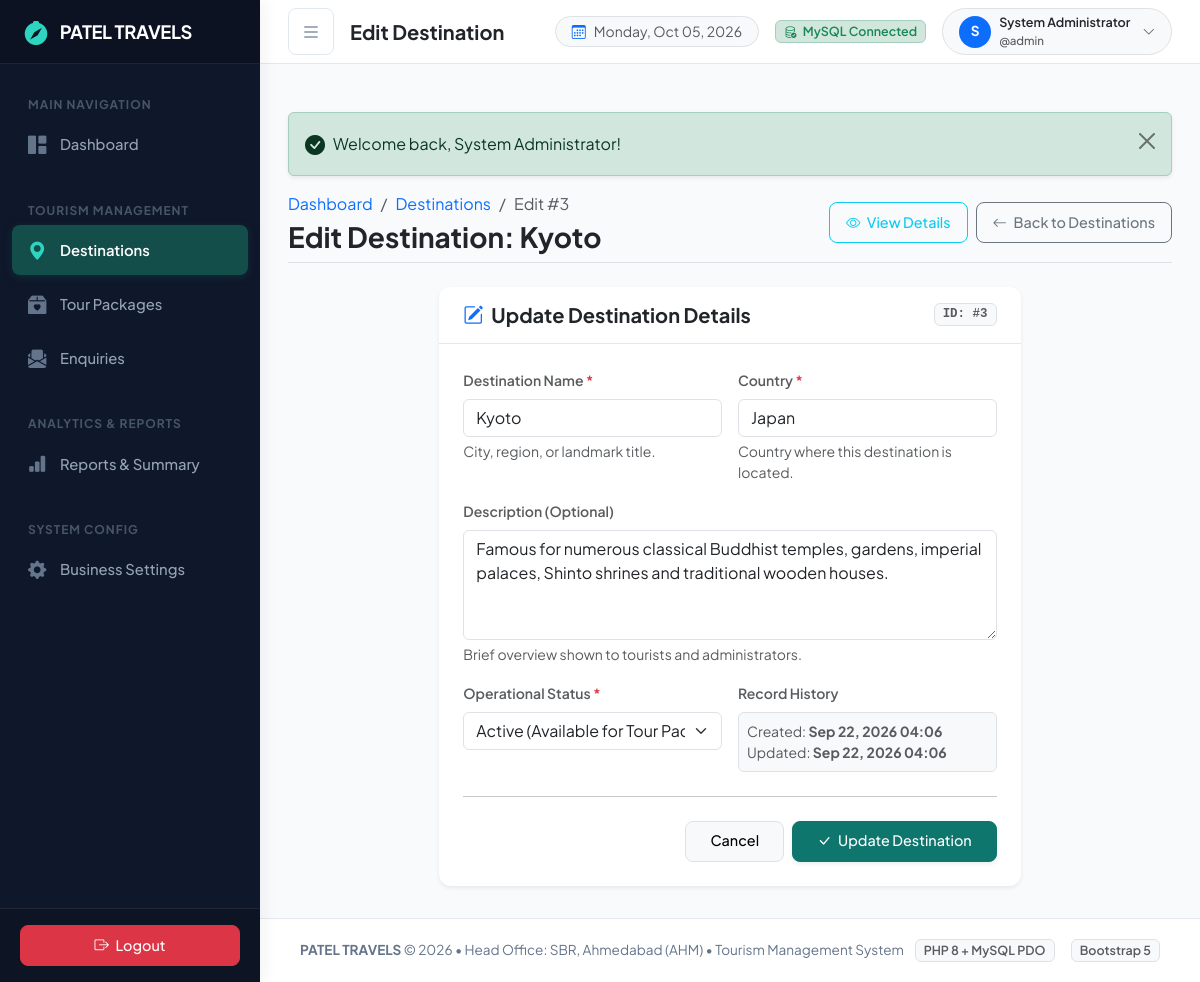
Before: /admin/destinations/edit.php?id=3 (signed in) with the older database file.
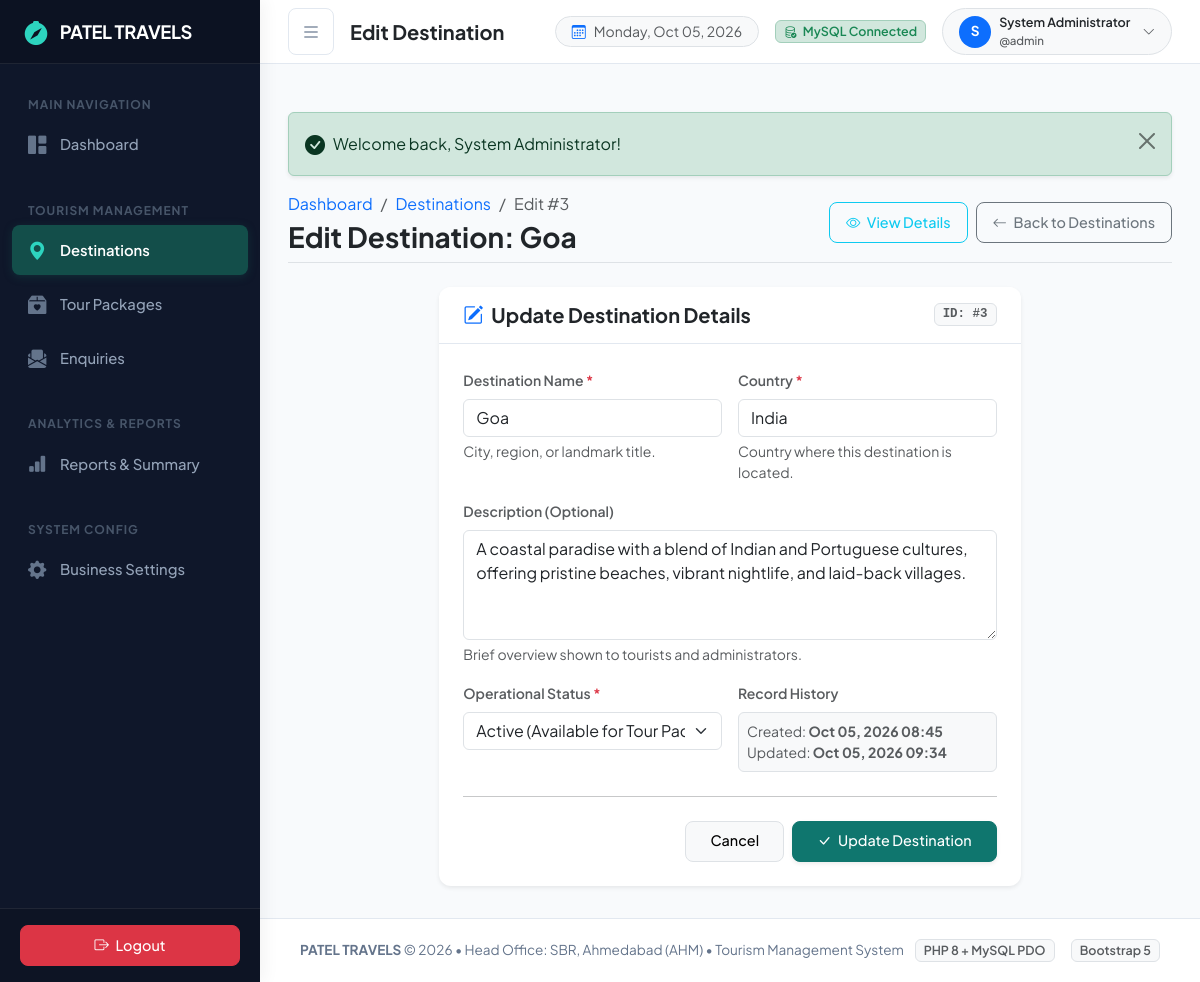
After: the same page with the newer database file.
### tables this page shows
CREATE TABLE `destinations` (
  `destination_id` int(11) NOT NULL AUTO_INCREMENT,
  `destination_name` varchar(100) NOT NULL,
  `slug` varchar(150) DEFAULT NULL,
  `seo_title` varchar(255) DEFAULT NULL,
  `seo_description` text DEFAULT NULL,
  `country` varchar(100) NOT NULL,
  `state` varchar(100) DEFAULT NULL,
  `description` text DEFAULT NULL,
  `best_season` varchar(150) DEFAULT NULL,
  `image` varchar(255) DEFAULT NULL,
  `featured` tinyint(1) DEFAULT 0,
  `status` enum('active','inactive') DEFAULT 'active',
  `created_at` datetime DEFAULT current_timestamp(),
  `updated_at` datetime DEFAULT current_timestamp() ON UPDATE current_timestamp(),
  PRIMARY KEY (`destination_id`),
  KEY `idx_destination_status` (`status`)
);

### includes/auth.php (called while the page is built, shortened)
<?php
function url(string $path = ''): string
{
    $cleanPath = ltrim($path, '/');
    return BASE_PATH . '/' . $cleanPath;
}
function format_date(?string $dateStr, string $format = 'M d, Y'): string
{
    $timestamp = strtotime($dateStr);
    return $timestamp ? date($format, $timestamp) : 'N/A';
}

### admin/destinations/edit.php (the view, shortened to what the changed rows need)
<?php
require_once __DIR__ . '/../../includes/auth.php';
$pdo = getDBConnection();
$id = (int)($_GET['id'] ?? $_POST['destination_id'] ?? 0);
try {
    $stmt = $pdo->prepare('SELECT * FROM destinations WHERE destination_id = :id');
    $stmt->execute([':id' => $id]);
    $destination = $stmt->fetch();
} catch (PDOException $e) {
    set_flash_message('danger', 'Database error: ' . $e->getMessage());
    header('Location: ' . url('admin/destinations/index.php'));
    exit;
}
$name = $destination['destination_name'];
$country = $destination['country'];
$description = $destination['description'] ?? '';
$status = $destination['status'];
require_once __DIR__ . '/../../includes/header.php';
require_once __DIR__ . '/../../includes/navbar.php';
?>
<div class="container-fluid p-0">
    <div class="d-flex flex-column flex-md-row align-items-md-center justify-content-between mb-4 pb-2 border-bottom">
        <div>
            <nav aria-label="breadcrumb">
                <ol class="breadcrumb mb-1 small">
                    <li class="breadcrumb-item"><a href="<?= url('admin/dashboard.php') ?>" class="text-decoration-none">Dashboard</a></li>
                    <li class="breadcrumb-item"><a href="<?= url('admin/destinations/index.php') ?>" class="text-decoration-none">Destinations</a></li>
                    <li class="breadcrumb-item active" aria-current="page">Edit #<?= (int)$destination['destination_id'] ?></li>
                </ol>
            </nav>
            <h3 class="fw-bold mb-0 text-dark">Edit Destination: <?= htmlspecialchars($destination['destination_name'], ENT_QUOTES, 'UTF-8') ?></h3>
        </div>
    </div>
    <div class="row justify-content-center">
        <div class="col-12 col-lg-8">
            <div class="card border-0 shadow-sm">
                <div class="card-body p-4">
                    <form action="<?= url('admin/destinations/edit.php?id=' . $id) ?>" method="POST" autocomplete="off">
                        <div class="row g-3">
                            <div class="col-12 col-md-6">
                                <label for="destination_name" class="form-label fw-semibold small text-muted">Destination Name <span class="text-danger">*</span></label>
                                <input type="text"
                                       class="form-control"
                                       id="destination_name"
                                       name="destination_name"
                                       value="<?= htmlspecialchars($name, ENT_QUOTES, 'UTF-8') ?>"
                                       required
                                       maxlength="100">
                                <div class="form-text text-muted">City, region, or landmark title.</div>
                            </div>
                            <div class="col-12 col-md-6">
                                <label for="country" class="form-label fw-semibold small text-muted">Country <span class="text-danger">*</span></label>
                                <input type="text"
                                       class="form-control"
                                       id="country"
                                       name="country"
                                       value="<?= htmlspecialchars($country, ENT_QUOTES, 'UTF-8') ?>"
                                       required
                                       maxlength="100">
                                <div class="form-text text-muted">Country where this destination is located.</div>
                            </div>
                            <div class="col-12">
                                <label for="description" class="form-label fw-semibold small text-muted">Description (Optional)</label>
                                <textarea class="form-control"
                                          id="description"
                                          name="description"
                                          rows="4"><?= htmlspecialchars($description, ENT_QUOTES, 'UTF-8') ?></textarea>
                                <div class="form-text text-muted">Brief overview shown to tourists and administrators.</div>
                            </div>
                            <div class="col-12 col-md-6">
                                <label for="status" class="form-label fw-semibold small text-muted">Operational Status <span class="text-danger">*</span></label>
                                <select class="form-select" id="status" name="status" required>
                                    <option value="active" <?= ($status === 'active') ? 'selected' : '' ?>>Active (Available for Tour Packages)</option>
                                </select>
                            </div>
                            <div class="col-12 col-md-6">
                                <div class="p-2 bg-light border rounded small text-muted">
                                    <div>Created: <strong><?= format_date($destination['created_at'], 'M d, Y H:i') ?></strong></div>
                                    <div>Updated: <strong><?= format_date($destination['updated_at'] ?? $destination['created_at'], 'M d, Y H:i') ?></strong></div>
                                </div>
                            </div>
                        </div>
                    </form>
                </div>
            </div>
        </div>
    </div>
</div>
<?php
require_once __DIR__ . '/../../includes/footer.php';
?>

Changed rows visible on the page:
changed destinations "Active (Available for Tour Packages)": destination_name "Kyoto" → "Goa"; country "Japan" → "India"; description "Famous for numerous classical Buddhist temples, gardens, imperial palaces, Shinto shrines and traditional wooden houses." → "A coastal paradise with a blend of Indian and Portuguese cultures, offering pristine beaches, vibrant nightlife, and laid-back villages."; created_at "Sep 22, 2026 04:06" → "Oct 05, 2026 08:45"; updated_at "Sep 22, 2026 04:06" → "Oct 05, 2026 09:34"
